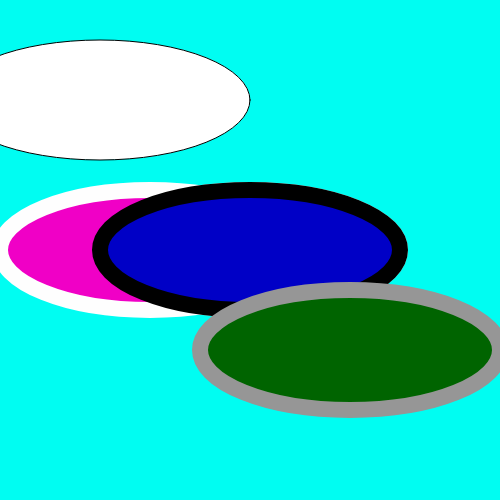
Frame 1 (no input)
Frame 60 (no input): identical to frame 1, image omitted
Frame 120 (the mouse pressed at the canvas centre since frame 60): identical to frame 1, image omitted

The p5.js sketch that drew this single still picture (run headless with seeded random() and noise() and a simulated clock; from frame 60 on, the mouse is pressed at the canvas centre):

// p5.js sketch
// ── sketch.js
function setup() {
    createCanvas(500, 500);
    background(0, 253, 242);


    /* this is how you block a comment with a lot of space


    */

    ellipse(100, 100, 300, 120);
    fill(240, 0, 198);
    stroke(254);
    strokeWeight(16);
    ellipse(250, 250, 300, 120);
    ellipse(150, 250, 300,120);

    // im a banana

    fill(0, 0, 198);
    stroke(0);
    strokeWeight(16);
    ellipse(250, 250, 300, 120);

    fill(0, 100, 0);
    stroke(150);
    strokeWeight(16);
    ellipse(350, 350, 300, 120);



}

function draw() {



}
